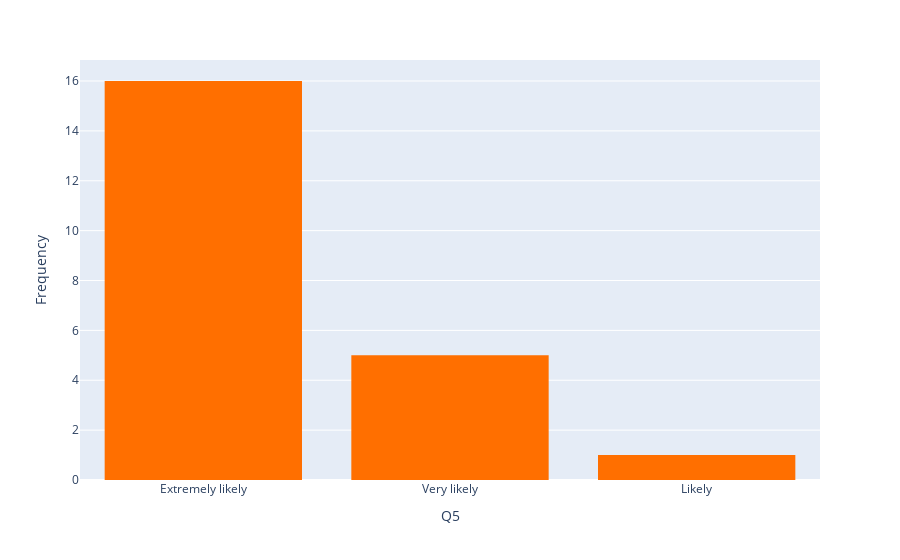

Here is the notebook cell this chart was saved with:
### Code cell
import plotly.express as px
import pandas as pd

# Load the dataset
df = pd.read_csv("results.csv")

# Plot the bar chart with a custom color
fig = px.histogram(
    df, 
    x="Q6", 
    color_discrete_sequence=["#FF6F00"],  # Change this to any color hex or name
    nbins=30,
    category_orders={"Q6":["Extremely likely", "Very likely", "Likely", "Neutral", "Unlikely", "Very unlikely", "Extremely unlikely"]}

    
)

fig.update_layout(
    #title=dict(
     #   text="Plot Title"
    #),
    xaxis=dict(
        title=dict(
            text="Q5"
        )
    ),
    yaxis=dict(
        title=dict(
            text="Frequency"
        )
    ),
    #legend=dict(
     #   title=dict(
    #        text="Legend Title"
     #   )
    #),
    #font=dict(
     #   family="Courier New, monospace",
     #   size=18,
     #   color="RebeccaPurple"
    #)
)

# Show the plot
fig.show()

### Figure 1 — Plotly figure (JSON) as saved in the notebook; plotly's stock layout.template omitted (floating-point values rounded to 4 significant figures)
{"data": [{"alignmentgroup": "True", "bingroup": "x", "hovertemplate": "Q6=%{x}<br>count=%{y}<extra></extra>", "legendgroup": "", "marker": {"color": "#FF6F00", "pattern": {"shape": ""}}, "name": "", "nbinsx": 30, "offsetgroup": "", "orientation": "v", "showlegend": false, "type": "histogram", "x": ["Extremely likely", "Extremely likely", "Extremely likely", "Very likely", "Very likely", "Extremely likely", "Extremely likely", "Extremely likely", "Very likely", "Extremely likely", "Extremely likely", "Extremely likely", "Extremely likely", "Extremely likely", "Very likely", "Extremely likely", "Extremely likely", "Very likely", "Extremely likely", "Extremely likely", "Extremely likely", "Likely"], "xaxis": "x", "yaxis": "y"}], "layout": {"autosize": true, "barmode": "relative", "legend": {"tracegroupgap": 0}, "margin": {"t": 60}, "xaxis": {"anchor": "y", "autorange": true, "categoryarray": ["Extremely likely", "Very likely", "Likely", "Neutral", "Unlikely", "Very unlikely", "Extremely unlikely"], "categoryorder": "array", "domain": [0, 1], "range": [-0.5, 2.5], "title": {"text": "Q5"}, "type": "category"}, "yaxis": {"anchor": "x", "autorange": true, "domain": [0, 1], "range": [0, 16.84], "title": {"text": "Frequency"}}}}
